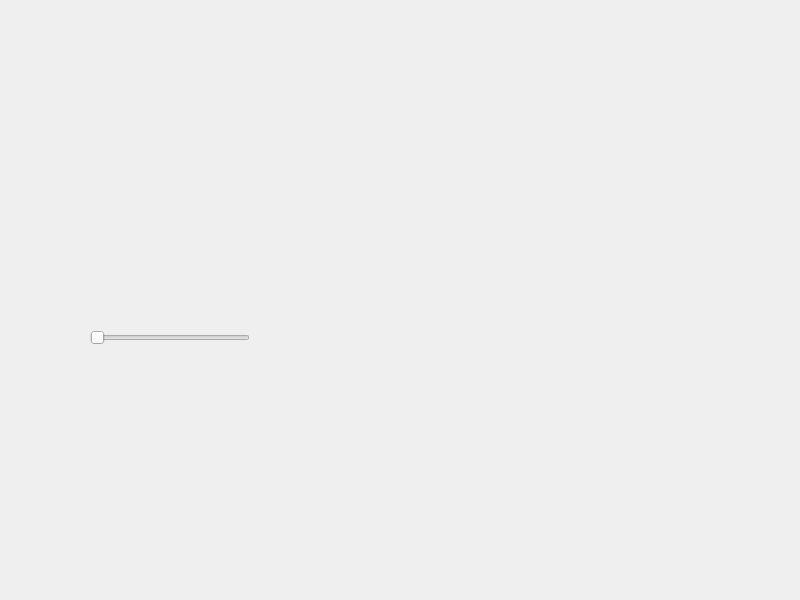
<?xml version="1.0" encoding="UTF-8"?>
<ui version="4.0">
 <class>Widget</class>
 <widget class="QWidget" name="Widget">
  <property name="geometry">
   <rect>
    <x>0</x>
    <y>0</y>
    <width>800</width>
    <height>600</height>
   </rect>
  </property>
  <property name="windowTitle">
   <string>Widget</string>
  </property>
  <widget class="QSlider" name="horizontalSlider">
   <property name="geometry">
    <rect>
     <x>90</x>
     <y>330</y>
     <width>160</width>
     <height>16</height>
    </rect>
   </property>
   <property name="orientation">
    <enum>Qt::Horizontal</enum>
   </property>
  </widget>
 </widget>
 <resources/>
 <connections/>
</ui>
